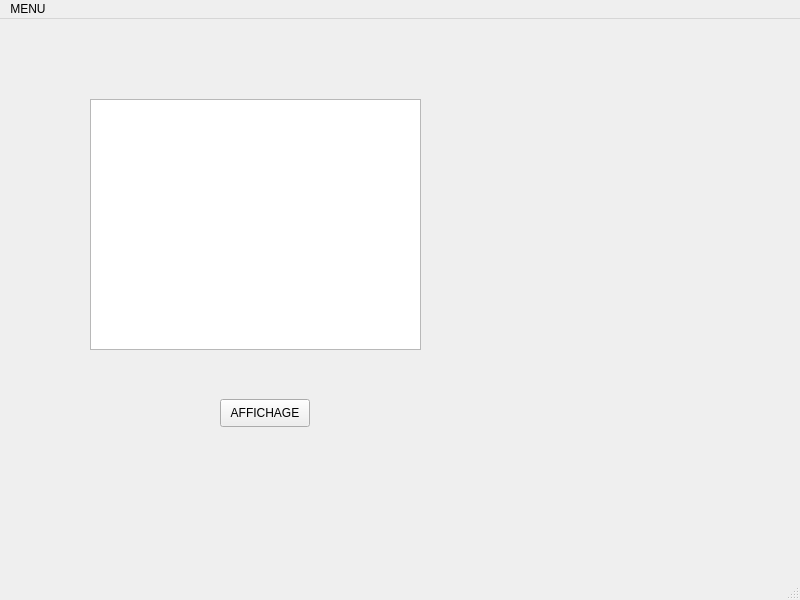
<?xml version="1.0" encoding="UTF-8"?>
<ui version="4.0">
 <class>AnnuaireHockey</class>
 <widget class="QMainWindow" name="AnnuaireHockey">
  <property name="geometry">
   <rect>
    <x>0</x>
    <y>0</y>
    <width>800</width>
    <height>600</height>
   </rect>
  </property>
  <property name="windowTitle">
   <string>AnnuaireHockey</string>
  </property>
  <widget class="QWidget" name="centralwidget">
   <widget class="QPushButton" name="pushButton">
    <property name="geometry">
     <rect>
      <x>220</x>
      <y>380</y>
      <width>90</width>
      <height>28</height>
     </rect>
    </property>
    <property name="text">
     <string>AFFICHAGE</string>
    </property>
   </widget>
   <widget class="QTextEdit" name="textEdit">
    <property name="geometry">
     <rect>
      <x>90</x>
      <y>80</y>
      <width>331</width>
      <height>251</height>
     </rect>
    </property>
   </widget>
  </widget>
  <widget class="QMenuBar" name="menubar">
   <property name="geometry">
    <rect>
     <x>0</x>
     <y>0</y>
     <width>800</width>
     <height>22</height>
    </rect>
   </property>
   <widget class="QMenu" name="menuMENU">
    <property name="title">
     <string>MENU</string>
    </property>
    <widget class="QMenu" name="menuAjouter_Personne">
     <property name="title">
      <string>Ajouter Personne</string>
     </property>
     <addaction name="actionJoueur"/>
     <addaction name="actionEntraineur"/>
    </widget>
    <addaction name="menuAjouter_Personne"/>
    <addaction name="actionSupprime_Personne"/>
    <addaction name="actionQuitter"/>
   </widget>
   <addaction name="menuMENU"/>
  </widget>
  <widget class="QStatusBar" name="statusbar"/>
  <action name="actionSupprime_Personne">
   <property name="text">
    <string>Supprime Personne</string>
   </property>
  </action>
  <action name="actionQuitter">
   <property name="text">
    <string>Quitter</string>
   </property>
  </action>
  <action name="actionJoueur">
   <property name="text">
    <string>Joueur</string>
   </property>
  </action>
  <action name="actionEntraineur">
   <property name="text">
    <string>Entraineur</string>
   </property>
  </action>
 </widget>
 <resources/>
 <connections>
  <connection>
   <sender>actionQuitter</sender>
   <signal>triggered()</signal>
   <receiver>AnnuaireHockey</receiver>
   <slot>close()</slot>
   <hints>
    <hint type="sourcelabel">
     <x>-1</x>
     <y>-1</y>
    </hint>
    <hint type="destinationlabel">
     <x>399</x>
     <y>299</y>
    </hint>
   </hints>
  </connection>
  <connection>
   <sender>actionJoueur</sender>
   <signal>triggered()</signal>
   <receiver>AnnuaireHockey</receiver>
   <slot>dialogJoueur()</slot>
   <hints>
    <hint type="sourcelabel">
     <x>-1</x>
     <y>-1</y>
    </hint>
    <hint type="destinationlabel">
     <x>399</x>
     <y>299</y>
    </hint>
   </hints>
  </connection>
  <connection>
   <sender>pushButton</sender>
   <signal>pressed()</signal>
   <receiver>AnnuaireHockey</receiver>
   <slot>afficher()</slot>
   <hints>
    <hint type="sourcelabel">
     <x>214</x>
     <y>315</y>
    </hint>
    <hint type="destinationlabel">
     <x>399</x>
     <y>299</y>
    </hint>
   </hints>
  </connection>
  <connection>
   <sender>actionEntraineur</sender>
   <signal>triggered()</signal>
   <receiver>AnnuaireHockey</receiver>
   <slot>dialogEnt()</slot>
   <hints>
    <hint type="sourcelabel">
     <x>-1</x>
     <y>-1</y>
    </hint>
    <hint type="destinationlabel">
     <x>399</x>
     <y>299</y>
    </hint>
   </hints>
  </connection>
  <connection>
   <sender>actionSupprime_Personne</sender>
   <signal>triggered()</signal>
   <receiver>AnnuaireHockey</receiver>
   <slot>SUPP()</slot>
   <hints>
    <hint type="sourcelabel">
     <x>-1</x>
     <y>-1</y>
    </hint>
    <hint type="destinationlabel">
     <x>399</x>
     <y>299</y>
    </hint>
   </hints>
  </connection>
 </connections>
 <slots>
  <slot>dialogJoueur()</slot>
  <slot>afficher()</slot>
  <slot>dialogEnt()</slot>
  <slot>SUPP()</slot>
 </slots>
</ui>
